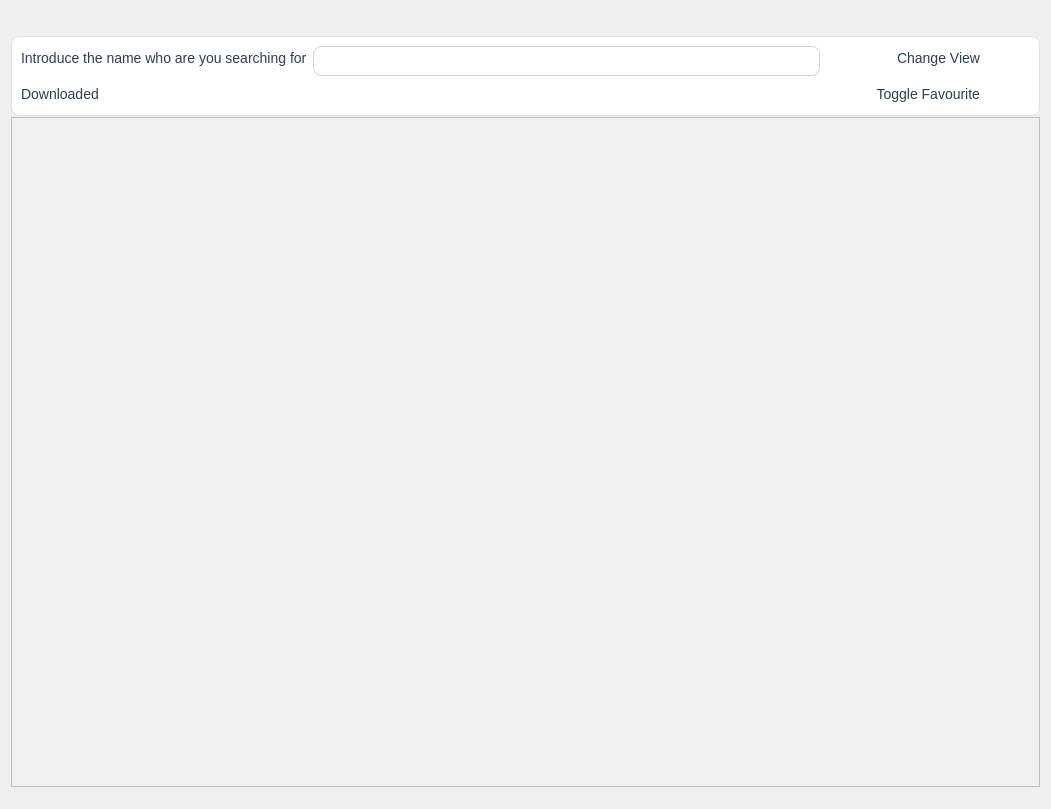
<?xml version="1.0" encoding="UTF-8"?>
<ui version="4.0">
 <class>DownloadedWidget</class>
 <widget class="QWidget" name="DownloadedWidget">
  <property name="geometry">
   <rect>
    <x>0</x>
    <y>0</y>
    <width>1051</width>
    <height>809</height>
   </rect>
  </property>
  <property name="windowTitle">
   <string>Form</string>
  </property>
  <layout class="QVBoxLayout" name="verticalLayout">
   <item>
    <widget class="QFrame" name="frame_2">
     <property name="sizePolicy">
      <sizepolicy hsizetype="Preferred" vsizetype="Preferred">
       <horstretch>0</horstretch>
       <verstretch>0</verstretch>
      </sizepolicy>
     </property>
     <property name="minimumSize">
      <size>
       <width>0</width>
       <height>80</height>
      </size>
     </property>
     <property name="maximumSize">
      <size>
       <width>16777215</width>
       <height>50</height>
      </size>
     </property>
     <property name="styleSheet">
      <string notr="true">QFrame {
    background-color: #FFFFFF;
    border-radius: 8px;
    border: 1px solid #E0E0E0;
}</string>
     </property>
     <property name="frameShape">
      <enum>QFrame::Shape::NoFrame</enum>
     </property>
     <property name="frameShadow">
      <enum>QFrame::Shadow::Plain</enum>
     </property>
     <layout class="QGridLayout" name="gridLayout_2">
      <item row="6" column="6">
       <widget class="QPushButton" name="btnFilterFavorites">
        <property name="styleSheet">
         <string notr="true">QPushButton {
    background-color: transparent; /* sin color de fondo */
    border: none; /* sin marco */
    padding: 6px; 
}

QPushButton:hover {
    background-color: rgba(255, 165, 0, 0.2); /* naranja suave al pasar el cursor */
    border-radius: 6px;
}

QPushButton:pressed {
    background-color: rgba(255, 165, 0, 0.4);
}</string>
        </property>
        <property name="text">
         <string/>
        </property>
        <property name="icon">
         <iconset resource="resource.qrc">
          <normaloff>:/icons/icons/favorito.png</normaloff>:/icons/icons/favorito.png</iconset>
        </property>
        <property name="iconSize">
         <size>
          <width>20</width>
          <height>20</height>
         </size>
        </property>
        <property name="checkable">
         <bool>true</bool>
        </property>
       </widget>
      </item>
      <item row="6" column="0">
       <widget class="QLabel" name="label">
        <property name="sizePolicy">
         <sizepolicy hsizetype="Fixed" vsizetype="Fixed">
          <horstretch>200</horstretch>
          <verstretch>30</verstretch>
         </sizepolicy>
        </property>
        <property name="styleSheet">
         <string notr="true">QLabel {
    background: transparent;
    font-size: 14px;
    font-weight: normal;
    color: #2C3E50;
    border: none;           /* Sin borde */
}</string>
        </property>
        <property name="text">
         <string>Downloaded       </string>
        </property>
        <property name="alignment">
         <set>Qt::AlignmentFlag::AlignCenter</set>
        </property>
       </widget>
      </item>
      <item row="6" column="1">
       <widget class="QLabel" name="namelabel">
        <property name="sizePolicy">
         <sizepolicy hsizetype="Maximum" vsizetype="Maximum">
          <horstretch>0</horstretch>
          <verstretch>0</verstretch>
         </sizepolicy>
        </property>
        <property name="styleSheet">
         <string notr="true">QLabel {
    background: transparent;
    font-size: 14px;
    font-weight: normal;
    color: #2C3E50;
    border: none;           /* Sin borde */
}</string>
        </property>
        <property name="text">
         <string/>
        </property>
        <property name="alignment">
         <set>Qt::AlignmentFlag::AlignCenter</set>
        </property>
       </widget>
      </item>
      <item row="1" column="6" rowspan="2">
       <widget class="QPushButton" name="toggleViewButton">
        <property name="sizePolicy">
         <sizepolicy hsizetype="Fixed" vsizetype="Fixed">
          <horstretch>0</horstretch>
          <verstretch>0</verstretch>
         </sizepolicy>
        </property>
        <property name="styleSheet">
         <string notr="true">QPushButton {
    background-color: transparent; /* sin color de fondo */
    border: none; /* sin marco */
    padding: 6px; 
}

QPushButton:hover {
    background-color: rgba(255, 165, 0, 0.2); /* naranja suave al pasar el cursor */
    border-radius: 6px;
}

QPushButton:pressed {
    background-color: rgba(255, 165, 0, 0.4);
}
</string>
        </property>
        <property name="text">
         <string/>
        </property>
        <property name="icon">
         <iconset resource="resource.qrc">
          <normaloff>:/icons/icons/ajustes.png</normaloff>:/icons/icons/ajustes.png</iconset>
        </property>
        <property name="iconSize">
         <size>
          <width>20</width>
          <height>20</height>
         </size>
        </property>
       </widget>
      </item>
      <item row="1" column="3">
       <widget class="QPushButton" name="searchButton">
        <property name="maximumSize">
         <size>
          <width>50</width>
          <height>60</height>
         </size>
        </property>
        <property name="styleSheet">
         <string notr="true">QPushButton {
    background-color: transparent; /* sin color de fondo */
    border: none; /* sin marco */
    padding: 6px; 
}

QPushButton:hover {
    background-color: rgba(255, 165, 0, 0.2); /* naranja suave al pasar el cursor */
    border-radius: 6px;
}

QPushButton:pressed {
    background-color: rgba(255, 165, 0, 0.4);
}
</string>
        </property>
        <property name="text">
         <string/>
        </property>
        <property name="icon">
         <iconset resource="resource.qrc">
          <normaloff>:/icons/icons/find.png</normaloff>:/icons/icons/find.png</iconset>
        </property>
        <property name="iconSize">
         <size>
          <width>20</width>
          <height>20</height>
         </size>
        </property>
       </widget>
      </item>
      <item row="1" column="1">
       <widget class="QLineEdit" name="searchLineEdit">
        <property name="minimumSize">
         <size>
          <width>0</width>
          <height>30</height>
         </size>
        </property>
        <property name="styleSheet">
         <string notr="true">QLineEdit {
    background-color: #FFFFFF;
    border: 1px solid #D1D5DB;
    border-radius: 8px;
 	 font-size: 14px;
    color: #2C3E50;
}

QLineEdit:focus {
    border: 1px solid #3B82F6;  /* Azul cuando está activo */
    outline: none;
}</string>
        </property>
       </widget>
      </item>
      <item row="1" column="0">
       <widget class="QLabel" name="label_2">
        <property name="sizePolicy">
         <sizepolicy hsizetype="Minimum" vsizetype="Maximum">
          <horstretch>200</horstretch>
          <verstretch>0</verstretch>
         </sizepolicy>
        </property>
        <property name="maximumSize">
         <size>
          <width>300</width>
          <height>16777215</height>
         </size>
        </property>
        <property name="styleSheet">
         <string notr="true">QLabel {
    background: transparent;
    font-size: 14px;
    font-weight: normal;
    color: #2C3E50;
    border: none;           /* Sin borde */
}</string>
        </property>
        <property name="text">
         <string>Introduce the name who are you searching for</string>
        </property>
        <property name="alignment">
         <set>Qt::AlignmentFlag::AlignLeading|Qt::AlignmentFlag::AlignLeft|Qt::AlignmentFlag::AlignVCenter</set>
        </property>
       </widget>
      </item>
      <item row="1" column="5">
       <widget class="QLabel" name="label_4">
        <property name="styleSheet">
         <string notr="true">QLabel {
    background: transparent;
    font-size: 14px;
    font-weight: normal;
    color: #2C3E50;
    border: none;           /* Sin borde */
}</string>
        </property>
        <property name="text">
         <string>Change View</string>
        </property>
        <property name="alignment">
         <set>Qt::AlignmentFlag::AlignRight|Qt::AlignmentFlag::AlignTrailing|Qt::AlignmentFlag::AlignVCenter</set>
        </property>
       </widget>
      </item>
      <item row="6" column="5">
       <widget class="QLabel" name="label_3">
        <property name="styleSheet">
         <string notr="true">QLabel {
    background: transparent;
    font-size: 14px;
    font-weight: normal;
    color: #2C3E50;
    border: none;           /* Sin borde */
}</string>
        </property>
        <property name="text">
         <string>Toggle Favourite</string>
        </property>
        <property name="alignment">
         <set>Qt::AlignmentFlag::AlignRight|Qt::AlignmentFlag::AlignTrailing|Qt::AlignmentFlag::AlignVCenter</set>
        </property>
       </widget>
      </item>
     </layout>
    </widget>
   </item>
   <item>
    <widget class="QListView" name="DownloadedPictureList">
     <property name="sizePolicy">
      <sizepolicy hsizetype="Expanding" vsizetype="Minimum">
       <horstretch>0</horstretch>
       <verstretch>0</verstretch>
      </sizepolicy>
     </property>
     <property name="maximumSize">
      <size>
       <width>16777215</width>
       <height>670</height>
      </size>
     </property>
     <property name="styleSheet">
      <string notr="true">QListView {
    background-color:  rgba(240, 240, 240, 0.9);       /* Fondo claro */
    color: #000000;                  /* Texto */
    alternate-background-color: #f5f5f5; /* Filas alternadas */
}

QListView::item:selected {
    background-color: #87cefa;       /* Color al seleccionar */
    color: #000000;                  /* Texto al seleccionar */
}</string>
     </property>
     <property name="resizeMode">
      <enum>QListView::ResizeMode::Adjust</enum>
     </property>
     <property name="spacing">
      <number>12</number>
     </property>
     <property name="viewMode">
      <enum>QListView::ViewMode::IconMode</enum>
     </property>
    </widget>
   </item>
  </layout>
 </widget>
 <resources>
  <include location="resource.qrc"/>
 </resources>
 <connections/>
</ui>
